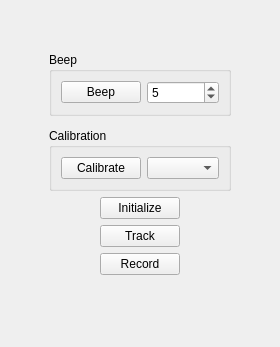
<?xml version="1.0" encoding="UTF-8"?>
<ui version="4.0">
 <class>devNDISerialControllerQWidget</class>
 <widget class="QWidget" name="devNDISerialControllerQWidget">
  <property name="geometry">
   <rect>
    <x>0</x>
    <y>0</y>
    <width>280</width>
    <height>347</height>
   </rect>
  </property>
  <property name="windowTitle">
   <string>Form</string>
  </property>
  <layout class="QGridLayout" name="gridLayout">
   <item row="0" column="2">
    <spacer name="SpacerTop">
     <property name="orientation">
      <enum>Qt::Vertical</enum>
     </property>
     <property name="sizeHint" stdset="0">
      <size>
       <width>20</width>
       <height>40</height>
      </size>
     </property>
    </spacer>
   </item>
   <item row="1" column="0" rowspan="6">
    <spacer name="SpacerLeftTop">
     <property name="orientation">
      <enum>Qt::Horizontal</enum>
     </property>
     <property name="sizeHint" stdset="0">
      <size>
       <width>40</width>
       <height>20</height>
      </size>
     </property>
    </spacer>
   </item>
   <item row="1" column="1" colspan="3">
    <widget class="QGroupBox" name="BoxBeep">
     <property name="title">
      <string>Beep</string>
     </property>
     <layout class="QHBoxLayout" name="horizontalLayout">
      <item>
       <widget class="QPushButton" name="ButtonBeep">
        <property name="text">
         <string>Beep</string>
        </property>
       </widget>
      </item>
      <item>
       <widget class="QSpinBox" name="NumberOfBeeps">
        <property name="minimum">
         <number>1</number>
        </property>
        <property name="maximum">
         <number>9</number>
        </property>
        <property name="value">
         <number>5</number>
        </property>
       </widget>
      </item>
     </layout>
    </widget>
   </item>
   <item row="1" column="4" rowspan="6">
    <spacer name="SpacerRightTop">
     <property name="orientation">
      <enum>Qt::Horizontal</enum>
     </property>
     <property name="sizeHint" stdset="0">
      <size>
       <width>40</width>
       <height>20</height>
      </size>
     </property>
    </spacer>
   </item>
   <item row="3" column="1" colspan="3">
    <widget class="QGroupBox" name="BoxCalibration">
     <property name="title">
      <string>Calibration</string>
     </property>
     <layout class="QHBoxLayout" name="horizontalLayout_2">
      <item>
       <widget class="QPushButton" name="ButtonCalibratePivot">
        <property name="toolTip">
         <string>Calibrate the selected tool (starts after 5 seconds, collecting 500 points)</string>
        </property>
        <property name="text">
         <string>Calibrate</string>
        </property>
       </widget>
      </item>
      <item>
       <widget class="QComboBox" name="BoxTools"/>
      </item>
     </layout>
    </widget>
   </item>
   <item row="5" column="2">
    <widget class="QPushButton" name="ButtonTrack">
     <property name="text">
      <string>Track</string>
     </property>
     <property name="checkable">
      <bool>true</bool>
     </property>
    </widget>
   </item>
   <item row="6" column="2">
    <widget class="QPushButton" name="ButtonRecord">
     <property name="text">
      <string>Record</string>
     </property>
     <property name="checkable">
      <bool>true</bool>
     </property>
    </widget>
   </item>
   <item row="7" column="0">
    <spacer name="SpacerLeftBottom">
     <property name="orientation">
      <enum>Qt::Horizontal</enum>
     </property>
     <property name="sizeHint" stdset="0">
      <size>
       <width>40</width>
       <height>20</height>
      </size>
     </property>
    </spacer>
   </item>
   <item row="7" column="1" colspan="3">
    <layout class="QVBoxLayout" name="LayoutTools"/>
   </item>
   <item row="8" column="2">
    <spacer name="SpacerBottom">
     <property name="orientation">
      <enum>Qt::Vertical</enum>
     </property>
     <property name="sizeHint" stdset="0">
      <size>
       <width>20</width>
       <height>40</height>
      </size>
     </property>
    </spacer>
   </item>
   <item row="7" column="4">
    <spacer name="SpacerRightBottom">
     <property name="orientation">
      <enum>Qt::Horizontal</enum>
     </property>
     <property name="sizeHint" stdset="0">
      <size>
       <width>40</width>
       <height>20</height>
      </size>
     </property>
    </spacer>
   </item>
   <item row="4" column="2">
    <widget class="QPushButton" name="ButtonInitialize">
     <property name="text">
      <string>Initialize</string>
     </property>
    </widget>
   </item>
  </layout>
 </widget>
 <resources/>
 <connections/>
</ui>
